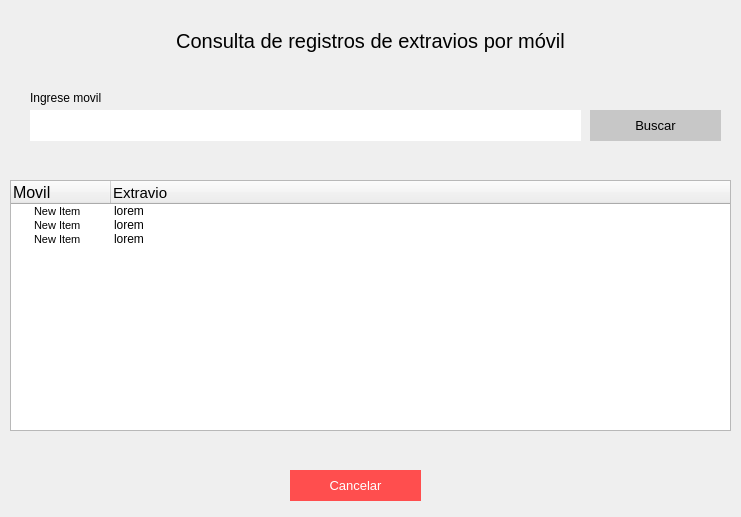
<?xml version="1.0" encoding="UTF-8"?>
<ui version="4.0">
 <class>Form</class>
 <widget class="QWidget" name="Form">
  <property name="geometry">
   <rect>
    <x>0</x>
    <y>0</y>
    <width>741</width>
    <height>517</height>
   </rect>
  </property>
  <property name="windowTitle">
   <string>Form</string>
  </property>
  <widget class="QLabel" name="label_2">
   <property name="geometry">
    <rect>
     <x>10</x>
     <y>20</y>
     <width>721</width>
     <height>41</height>
    </rect>
   </property>
   <property name="styleSheet">
    <string notr="true">font-size:20px;
</string>
   </property>
   <property name="text">
    <string>Consulta de registros de extravios por móvil</string>
   </property>
   <property name="alignment">
    <set>Qt::AlignCenter</set>
   </property>
  </widget>
  <widget class="QTreeWidget" name="ca_tabla">
   <property name="geometry">
    <rect>
     <x>10</x>
     <y>180</y>
     <width>721</width>
     <height>251</height>
    </rect>
   </property>
   <column>
    <property name="text">
     <string>Movil</string>
    </property>
    <property name="font">
     <font>
      <pointsize>12</pointsize>
     </font>
    </property>
   </column>
   <column>
    <property name="text">
     <string>Extravio</string>
    </property>
    <property name="font">
     <font>
      <pointsize>11</pointsize>
     </font>
    </property>
   </column>
   <item>
    <property name="text">
     <string>New Item</string>
    </property>
    <property name="font">
     <font>
      <pointsize>8</pointsize>
     </font>
    </property>
    <property name="text">
     <string>lorem</string>
    </property>
   </item>
   <item>
    <property name="text">
     <string>New Item</string>
    </property>
    <property name="font">
     <font>
      <pointsize>8</pointsize>
     </font>
    </property>
    <property name="text">
     <string>lorem</string>
    </property>
   </item>
   <item>
    <property name="text">
     <string>New Item</string>
    </property>
    <property name="font">
     <font>
      <pointsize>8</pointsize>
     </font>
    </property>
    <property name="text">
     <string>lorem</string>
    </property>
   </item>
  </widget>
  <widget class="QPushButton" name="ca_btn_buscar">
   <property name="geometry">
    <rect>
     <x>590</x>
     <y>110</y>
     <width>131</width>
     <height>31</height>
    </rect>
   </property>
   <property name="styleSheet">
    <string notr="true">background-color: rgb(199, 199, 199);
color:black;
font-size:10pt;
border:none;</string>
   </property>
   <property name="text">
    <string>Buscar</string>
   </property>
  </widget>
  <widget class="QLabel" name="label">
   <property name="geometry">
    <rect>
     <x>30</x>
     <y>90</y>
     <width>541</width>
     <height>16</height>
    </rect>
   </property>
   <property name="text">
    <string>Ingrese movil</string>
   </property>
  </widget>
  <widget class="QPushButton" name="ca_btn_cancelar">
   <property name="geometry">
    <rect>
     <x>290</x>
     <y>470</y>
     <width>131</width>
     <height>31</height>
    </rect>
   </property>
   <property name="styleSheet">
    <string notr="true">color:white;
font-size:10pt;
border:none;
background-color:#ff4e4e;</string>
   </property>
   <property name="text">
    <string>Cancelar</string>
   </property>
  </widget>
  <widget class="QLineEdit" name="ca_input_buscar">
   <property name="geometry">
    <rect>
     <x>30</x>
     <y>110</y>
     <width>551</width>
     <height>31</height>
    </rect>
   </property>
   <property name="styleSheet">
    <string notr="true">border:none;
background-color: rgb(255, 255, 255);
font: 11pt &quot;MS Shell Dlg 2&quot;;</string>
   </property>
  </widget>
 </widget>
 <tabstops>
  <tabstop>ca_tabla</tabstop>
 </tabstops>
 <resources/>
 <connections/>
</ui>
